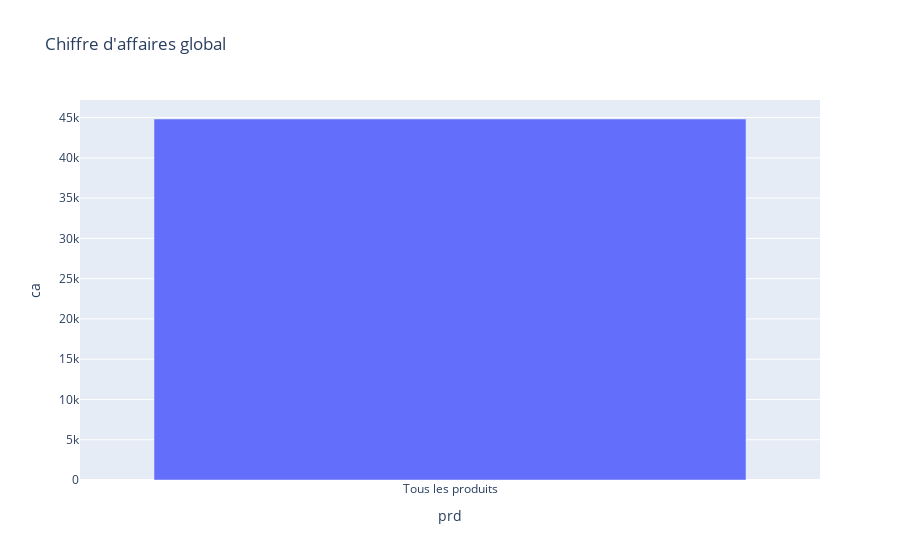
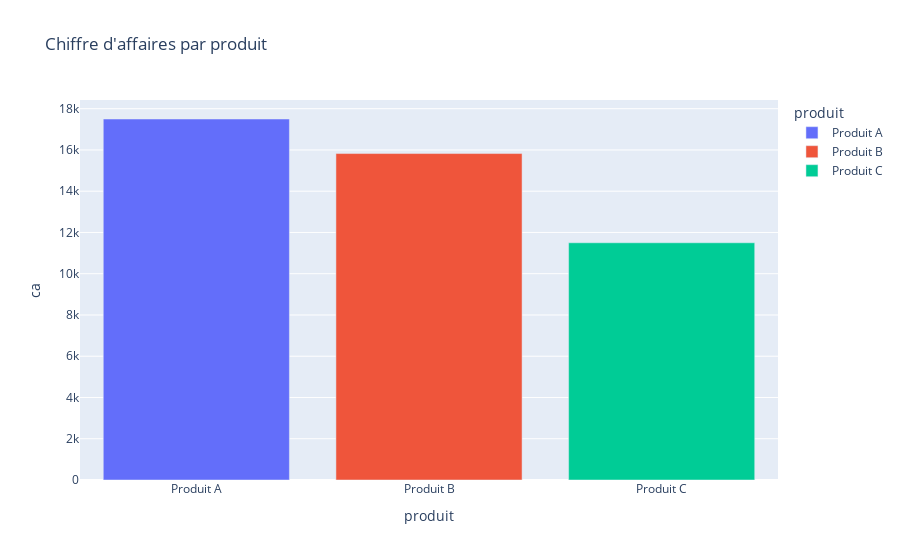
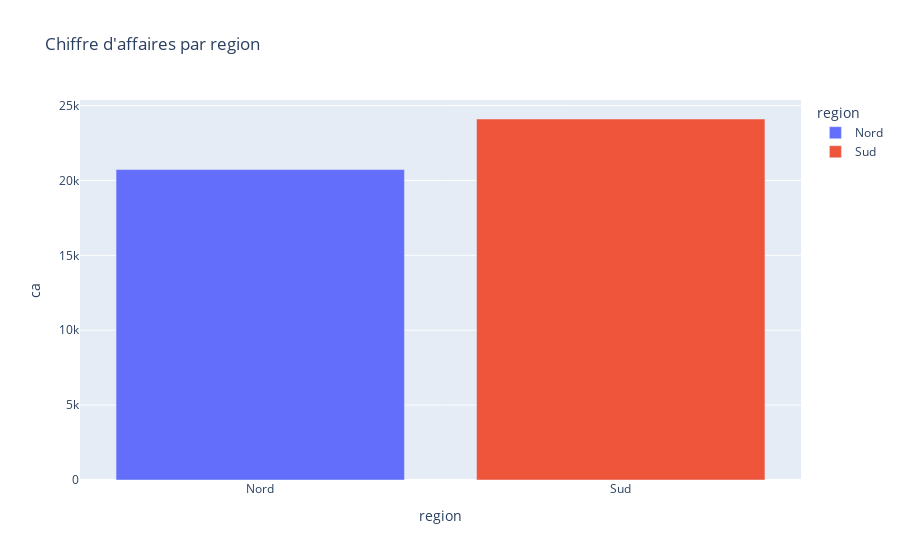

The notebook cell these images were saved under, in order:
### Code cell
# Title: Problem Solving Ventes 
# Date:  2023-11-12
# Author: Olivier LAVAUD / Olivier.Lavaud@gmail.com 
# Object: Ecole IA - Simplon - Microsfot Admission
#
# File:   main.py
# Coding Strategy: dynamic and structured with exception handling
# Comment: Dynamic function call with structured input files (files:  Ventes.csv, queries.json)
#
# Requirements: 
# Ennvironement: Python3 with Json, Plotly Express, Sqlite3, Pandas package
# Input files:  ventes.csv, queries.json
#

# main.py

import pandas as pd
import sqlite3
import plotly.express as px
import json

def handle_exception(exception):
    print(f"Une exception a ete levee : {exception}")

def query(conn, query_json):
    try:
        # Charger la structure JSON
        params = json.loads(query_json)

        # Execution de la requête SQL
        result = pd.read_sql_query(params['query'], conn)

        # Obtenir la fonction Plotly Express à partir du nom dans le fichier JSON
        plot_function = getattr(px, params['plot_function'])

        # Obtenir les parametres specifiques de la fonction Plotly Express à partir du fichier JSON
        plot_params = params.get('plot_params', {})

        # Creation du graphique avec Plotly Express en utilisant la fonction dynamiquement obtenue et les parametres specifies
        fig = plot_function(result, **plot_params)

        # Affichage du graphique
        fig.show()

    except json.JSONDecodeError as e:
        handle_exception(f"Erreur lors de la lecture du fichier JSON : {e}")
    except pd.errors.EmptyDataError:
        handle_exception("Le fichier de ventes est vide ou mal formate.")
    except Exception as e:
        handle_exception(f"Erreur inattendue : {e}")

# Chargement du fichier CSV depuis le repertoire par defaut
try:
    df = pd.read_csv('ventes.csv')
except Exception as e:
    handle_exception(f"Erreur lors du chargement du fichier de ventes : {e}")
    df = pd.DataFrame()

# Creation d'une connexion à une base de donnees SQLite en memoire
conn = sqlite3.connect(':memory:')

# ecriture du DataFrame dans la base de donnees
df.to_sql('ventes', conn, index=False, if_exists='replace')

# Lecture du fichier JSON contenant les structures JSON des requêtes
try:
    with open('queries.json', 'r') as file:
        data = json.load(file)
except json.JSONDecodeError as e:
    handle_exception(f"Erreur lors de la lecture du fichier JSON : {e}")
    data = {"queries": []}

# Appel de la fonction query pour chaque structure JSON
for query_json in data["queries"]:
    query(conn, json.dumps(query_json))

# Fermeture de la connexion
conn.close()

### Figure 1 — Plotly figure (JSON) as saved in the notebook; plotly's stock layout.template omitted (floating-point values rounded to 4 significant figures)
{"data": [{"alignmentgroup": "True", "hovertemplate": "prd=%{x}<br>ca=%{y}<extra></extra>", "legendgroup": "", "marker": {"color": "#636efa", "pattern": {"shape": ""}}, "name": "", "offsetgroup": "", "orientation": "v", "showlegend": false, "textposition": "auto", "type": "bar", "x": ["Tous les produits"], "xaxis": "x", "y": [44825], "yaxis": "y"}], "layout": {"barmode": "relative", "legend": {"tracegroupgap": 0}, "title": {"text": "Chiffre d'affaires global"}, "xaxis": {"anchor": "y", "domain": [0, 1], "title": {"text": "prd"}}, "yaxis": {"anchor": "x", "domain": [0, 1], "title": {"text": "ca"}}}}

### Figure 2 — Plotly figure (JSON) as saved in the notebook; plotly's stock layout.template omitted (floating-point values rounded to 4 significant figures)
{"data": [{"alignmentgroup": "True", "hovertemplate": "produit=%{x}<br>ca=%{y}<extra></extra>", "legendgroup": "Produit A", "marker": {"color": "#636efa", "pattern": {"shape": ""}}, "name": "Produit A", "offsetgroup": "Produit A", "orientation": "v", "showlegend": true, "textposition": "auto", "type": "bar", "x": ["Produit A"], "xaxis": "x", "y": [17500], "yaxis": "y"}, {"alignmentgroup": "True", "hovertemplate": "produit=%{x}<br>ca=%{y}<extra></extra>", "legendgroup": "Produit B", "marker": {"color": "#EF553B", "pattern": {"shape": ""}}, "name": "Produit B", "offsetgroup": "Produit B", "orientation": "v", "showlegend": true, "textposition": "auto", "type": "bar", "x": ["Produit B"], "xaxis": "x", "y": [15825], "yaxis": "y"}, {"alignmentgroup": "True", "hovertemplate": "produit=%{x}<br>ca=%{y}<extra></extra>", "legendgroup": "Produit C", "marker": {"color": "#00cc96", "pattern": {"shape": ""}}, "name": "Produit C", "offsetgroup": "Produit C", "orientation": "v", "showlegend": true, "textposition": "auto", "type": "bar", "x": ["Produit C"], "xaxis": "x", "y": [11500], "yaxis": "y"}], "layout": {"barmode": "relative", "legend": {"title": {"text": "produit"}, "tracegroupgap": 0}, "title": {"text": "Chiffre d'affaires par produit"}, "xaxis": {"anchor": "y", "categoryarray": ["Produit A", "Produit B", "Produit C"], "categoryorder": "array", "domain": [0, 1], "title": {"text": "produit"}}, "yaxis": {"anchor": "x", "domain": [0, 1], "title": {"text": "ca"}}}}

### Figure 3 — Plotly figure (JSON) as saved in the notebook; plotly's stock layout.template omitted (floating-point values rounded to 4 significant figures)
{"data": [{"alignmentgroup": "True", "hovertemplate": "region=%{x}<br>ca=%{y}<extra></extra>", "legendgroup": "Nord", "marker": {"color": "#636efa", "pattern": {"shape": ""}}, "name": "Nord", "offsetgroup": "Nord", "orientation": "v", "showlegend": true, "textposition": "auto", "type": "bar", "x": ["Nord"], "xaxis": "x", "y": [20725], "yaxis": "y"}, {"alignmentgroup": "True", "hovertemplate": "region=%{x}<br>ca=%{y}<extra></extra>", "legendgroup": "Sud", "marker": {"color": "#EF553B", "pattern": {"shape": ""}}, "name": "Sud", "offsetgroup": "Sud", "orientation": "v", "showlegend": true, "textposition": "auto", "type": "bar", "x": ["Sud"], "xaxis": "x", "y": [24100], "yaxis": "y"}], "layout": {"barmode": "relative", "legend": {"title": {"text": "region"}, "tracegroupgap": 0}, "title": {"text": "Chiffre d'affaires par region"}, "xaxis": {"anchor": "y", "categoryarray": ["Nord", "Sud"], "categoryorder": "array", "domain": [0, 1], "title": {"text": "region"}}, "yaxis": {"anchor": "x", "domain": [0, 1], "title": {"text": "ca"}}}}
